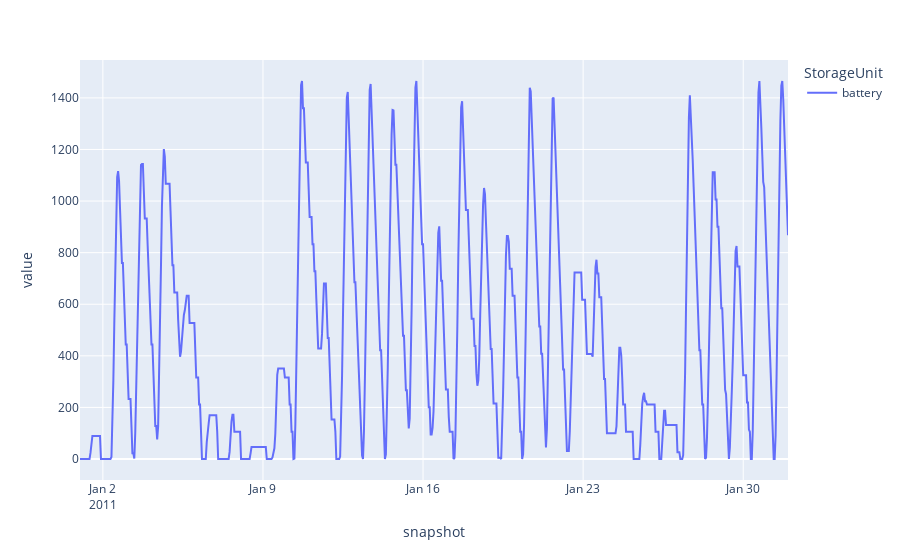

The cell this chart's notebook holds for it:
### Code cell
n.storage_units_t.state_of_charge.loc["2011-01"].plot(backend="plotly")

### Figure 1 — Plotly figure (JSON) as saved in the notebook; plotly's stock layout.template omitted (floating-point values rounded to 4 significant figures; data arrays with more than 128 entries replaced by an {"elided": "..."} marker saying what was removed)
{"data": [{"hovertemplate": "StorageUnit=battery<br>snapshot=%{x}<br>value=%{y}<extra></extra>", "legendgroup": "battery", "line": {"color": "#636efa", "dash": "solid"}, "marker": {"symbol": "circle"}, "mode": "lines", "name": "battery", "orientation": "v", "showlegend": true, "type": "scatter", "x": {"elided": "744 str values"}, "xaxis": "x", "y": {"elided": "744 float values"}, "yaxis": "y"}], "layout": {"legend": {"title": {"text": "StorageUnit"}, "tracegroupgap": 0}, "margin": {"t": 60}, "xaxis": {"anchor": "y", "domain": [0, 1], "title": {"text": "snapshot"}}, "yaxis": {"anchor": "x", "domain": [0, 1], "title": {"text": "value"}}}}
